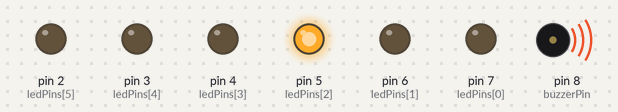
Recording of a sketch running on a simulated Arduino Uno, built with avr-gcc and run on an emulated ATmega328P. On the bench: output pins drawn as LEDs (lit = HIGH), buzzer (waves = sounding).

Above: at 0.8 s.
At 9.0 s:
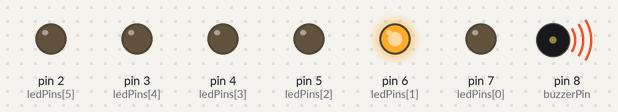
At 13.2 s:
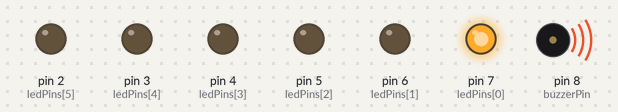
At 18.5 s:
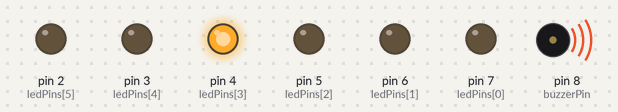
At 23.4 s:
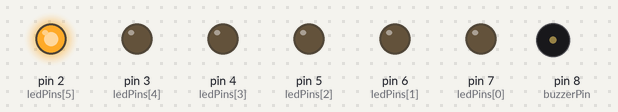
At 32.2 s:
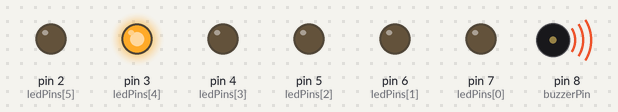
Timing chart, 0 to 40.0 s (numbered marks = the images above):
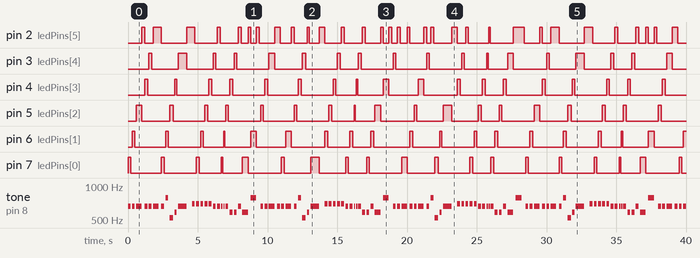

Measured:
- by itself, pin 2 (ledPins[5]): LOW → HIGH at 1.0 s, → LOW 0.20 s later, → HIGH 0.60 s later, → LOW 0.60 s later, … (62 changes in this stretch)
- by itself, pin 3 (ledPins[4]): LOW → HIGH at 1.5 s, → LOW 0.20 s later, → HIGH 1.9 s later, → LOW 0.60 s later, … (36 changes in this stretch)
- by itself, pin 4 (ledPins[3]): LOW → HIGH at 1.2 s, → LOW 0.20 s later, → HIGH 2.0 s later, → LOW 0.15 s later, … (36 changes in this stretch)
- by itself, pin 5 (ledPins[2]): LOW → HIGH at 0.60 s, → LOW 0.40 s later, → HIGH 2.0 s later, → LOW 0.25 s later, … (36 changes in this stretch)
- by itself, pin 6 (ledPins[1]): LOW → HIGH at 0.30 s, → LOW 0.20 s later, → HIGH 2.2 s later, → LOW 0.20 s later, … (37 changes in this stretch)
- by itself, pin 7 (ledPins[0]): LOW → HIGH at 0.00 s, → LOW 0.20 s later, → HIGH 2.2 s later, → LOW 0.20 s later, … (38 changes in this stretch)
- by itself, tone on pin 8 (buzzerPin): plays 659 Hz for 0.20 s, 659 Hz for 0.20 s, 659 Hz for 0.40 s, 659 Hz for 0.20 s, 659 Hz for 0.20 s, 659 Hz for 0.40 s … (110 notes in this stretch)

The sketch:

code.ino
```cpp
const int buzzerPin = 8; // Buzzer pin

// array for the 6 LED pins
const int ledPins[] = {7, 6, 5, 4, 3, 2};
const int numLeds = 6;

#define NOTE_E5  659
#define NOTE_G5  784
#define NOTE_C5  523
#define NOTE_D5  587
#define NOTE_F5  698

void setup() {
  pinMode(buzzerPin, OUTPUT);

  // setup all pins from the array as outputs
  for (int i = 0; i < numLeds; i++) {
    pinMode(ledPins[i], OUTPUT);
  }
}

void loop() {
  playJingleBells();

  // Turn off all LEDs during a very short reset
  allLedsOff();
  delay(100);
}

// the actual song
void playJingleBells() {
  // "Jingle bells, jingle bells..."
  playNote(NOTE_E5, 200); delayWithLed(100);
  playNote(NOTE_E5, 200); delayWithLed(100);
  playNote(NOTE_E5, 400); delayWithLed(200);

  playNote(NOTE_E5, 200); delayWithLed(100);
  playNote(NOTE_E5, 200); delayWithLed(100);
  playNote(NOTE_E5, 400); delayWithLed(200);

  playNote(NOTE_E5, 200); delayWithLed(100);
  playNote(NOTE_G5, 200); delayWithLed(100);
  playNote(NOTE_C5, 250); delayWithLed(100);
  playNote(NOTE_D5, 150); delayWithLed(100);
  playNote(NOTE_E5, 600); delayWithLed(400);

  // "Oh what fun it is to ride..."
  playNote(NOTE_F5, 200); delayWithLed(100);
  playNote(NOTE_F5, 200); delayWithLed(100);
  playNote(NOTE_F5, 200); delayWithLed(100);
  playNote(NOTE_F5, 200); delayWithLed(100);
  playNote(NOTE_F5, 200); delayWithLed(100);
  playNote(NOTE_E5, 200); delayWithLed(100);
  playNote(NOTE_E5, 200); delayWithLed(100);
  playNote(NOTE_E5, 100); delayWithLed(50);
  playNote(NOTE_E5, 100); delayWithLed(50);

  playNote(NOTE_E5, 200); delayWithLed(100);
  playNote(NOTE_D5, 200); delayWithLed(100);
  playNote(NOTE_D5, 200); delayWithLed(100);
  playNote(NOTE_E5, 200); delayWithLed(100);
  playNote(NOTE_D5, 400); delayWithLed(200);
  playNote(NOTE_G5, 400); delayWithLed(200);
}

//we are not playing the full song


// this plays the note and lights up a specific LED
// the variable keeps track of which LED is next
int currentLedTrack = 0;

void playNote(int noteFrequency, int duration) {
  allLedsOff();

  // light up current LED in the cycle
  digitalWrite(ledPins[currentLedTrack], HIGH);

  //move to the next LED
  currentLedTrack = (currentLedTrack + 1) % numLeds;

  tone(buzzerPin, noteFrequency, duration);
  delay(duration);
}


void delayWithLed(int duration) {
  // flash 6th LED on pauses
  if (duration >= 200) {
    allLedsOff();
    digitalWrite(ledPins[5], HIGH);
  } else {
    allLedsOff();
  }
  delay(duration);
}

// turns all lights off
void allLedsOff() {
  for (int i = 0; i < numLeds; i++) {
    digitalWrite(ledPins[i], LOW);
  }
}
```
